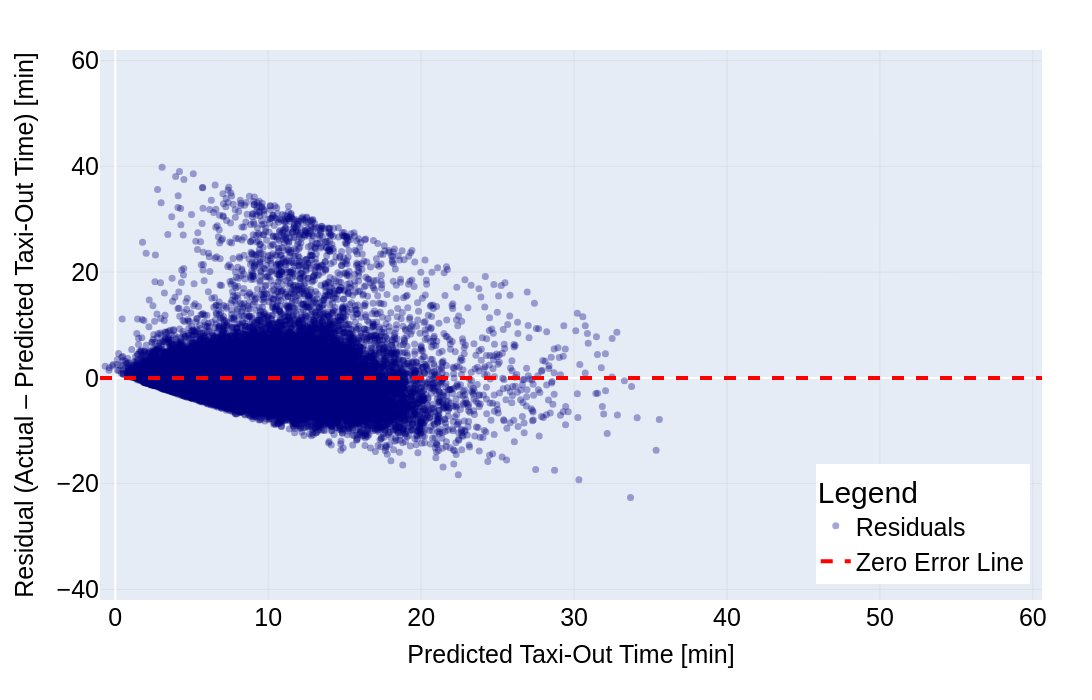

Notebook source saved alongside this figure:
### Markdown cell above
## Residuals vs Predicted Taxi-Out Times

### Code cell
# --- Parameters for fonts ---
font_family = "Arial"
font_colour = "black"

title_size = 35
axis_title_size = 25
axis_tick_size = 25
legend_title_size = 30
legend_font_size = 25

# Ensure y_true and y_pred are 1-D
y_true = predictions_df["y_true"]
y_pred = predictions_df["y_pred"]

# Compute residuals
residuals = y_true - y_pred

# Axis limits
x_min = -1
x_max = 60.6

y_min = -42
y_max = 62

fig = go.Figure()

fig.add_trace(
    go.Scatter(
        x=y_pred,
        y=residuals,
        mode="markers",
        name="Residuals",
        marker=dict(
            color="navy",
            size=7,
            opacity=0.35
        )
    )
)

fig.add_trace(
    go.Scatter(
        x=[x_min, x_max],
        y=[0, 0],
        mode="lines",
        name="Zero Error Line",
        line=dict(
            color="red",
            width=4,
            dash="dash"
        )
    )
)

fig.update_layout(
    height=700,
    width=1500,
    margin=dict(t=50, b=100, l=100, r=50),

    title=None,

    font=dict(
        family=font_family,
        color=font_colour
    ),

    xaxis=dict(
        title="Predicted Taxi-Out Time [min]",
        range=[x_min, x_max],
        fixedrange=True,
        title_font=dict(size=axis_title_size),
        tickfont=dict(size=axis_tick_size)
    ),

    yaxis=dict(
        title="Residual (Actual – Predicted Taxi-Out Time) [min]",
        range=[y_min, y_max],
        fixedrange=True,
        title_font=dict(size=axis_title_size),
        tickfont=dict(size=axis_tick_size)
    ),

    legend=dict(
        title="Legend",
        font=dict(size=legend_font_size),
        title_font=dict(size=legend_title_size),
        x=0.987,
        y=0.029,
        xanchor="right",
        yanchor="bottom"
    )
)

fig.update_xaxes(showgrid=True, gridwidth=0.5, gridcolor="lightgrey")
fig.update_yaxes(showgrid=True, gridwidth=0.5, gridcolor="lightgrey")

fig.show()

fig.write_image("figures/residuals_vs_predicted_taxi_out_time.pdf")

### Figure 1 — Plotly figure (JSON) as saved in the notebook; plotly's stock layout.template omitted (floating-point values rounded to 4 significant figures; data arrays with more than 128 entries replaced by an {"elided": "..."} marker saying what was removed)
{"data": [{"marker": {"color": "navy", "opacity": 0.35, "size": 7}, "mode": "markers", "name": "Residuals", "type": "scatter", "x": {"elided": "50866 float values"}, "y": {"elided": "50866 float values"}}, {"line": {"color": "red", "dash": "dash", "width": 4}, "mode": "lines", "name": "Zero Error Line", "type": "scatter", "x": [-1, 60.6], "y": [0, 0]}], "layout": {"font": {"color": "black", "family": "Arial"}, "height": 700, "legend": {"font": {"size": 25}, "title": {"font": {"size": 30}, "text": "Legend"}, "x": 0.987, "xanchor": "right", "y": 0.029, "yanchor": "bottom"}, "margin": {"b": 100, "l": 100, "r": 50, "t": 50}, "title": {}, "width": 1500, "xaxis": {"fixedrange": true, "gridcolor": "lightgrey", "gridwidth": 0.5, "range": [-1, 60.6], "showgrid": true, "tickfont": {"size": 25}, "title": {"font": {"size": 25}, "text": "Predicted Taxi-Out Time [min]"}}, "yaxis": {"fixedrange": true, "gridcolor": "lightgrey", "gridwidth": 0.5, "range": [-42, 62], "showgrid": true, "tickfont": {"size": 25}, "title": {"font": {"size": 25}, "text": "Residual (Actual – Predicted Taxi-Out Time) [min]"}}}}
